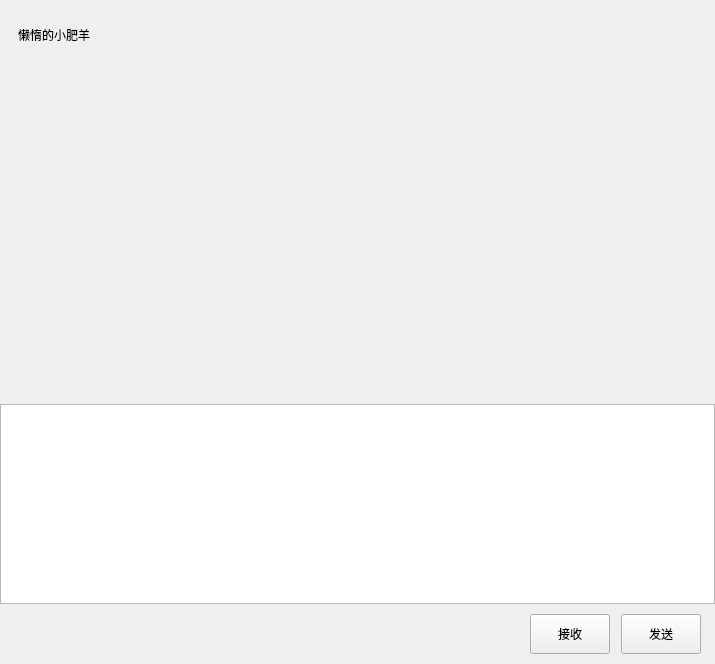
<?xml version="1.0" encoding="UTF-8"?>
<ui version="4.0">
 <class>ChatPage</class>
 <widget class="QWidget" name="ChatPage">
  <property name="geometry">
   <rect>
    <x>0</x>
    <y>0</y>
    <width>715</width>
    <height>664</height>
   </rect>
  </property>
  <property name="windowTitle">
   <string>Form</string>
  </property>
  <layout class="QHBoxLayout" name="horizontalLayout">
   <property name="spacing">
    <number>0</number>
   </property>
   <property name="leftMargin">
    <number>0</number>
   </property>
   <property name="topMargin">
    <number>0</number>
   </property>
   <property name="rightMargin">
    <number>0</number>
   </property>
   <property name="bottomMargin">
    <number>0</number>
   </property>
   <item>
    <widget class="QWidget" name="widget_3" native="true">
     <layout class="QVBoxLayout" name="verticalLayout_4">
      <property name="spacing">
       <number>0</number>
      </property>
      <property name="leftMargin">
       <number>0</number>
      </property>
      <property name="topMargin">
       <number>0</number>
      </property>
      <property name="rightMargin">
       <number>0</number>
      </property>
      <property name="bottomMargin">
       <number>0</number>
      </property>
      <item>
       <widget class="QWidget" name="title_widget" native="true">
        <property name="minimumSize">
         <size>
          <width>0</width>
          <height>60</height>
         </size>
        </property>
        <property name="maximumSize">
         <size>
          <width>16777215</width>
          <height>60</height>
         </size>
        </property>
        <layout class="QHBoxLayout" name="horizontalLayout_3">
         <property name="spacing">
          <number>0</number>
         </property>
         <property name="bottomMargin">
          <number>0</number>
         </property>
         <item>
          <widget class="QWidget" name="widget_7" native="true">
           <layout class="QHBoxLayout" name="horizontalLayout_4">
            <item>
             <widget class="QLabel" name="title_label">
              <property name="text">
               <string>懒惰的小肥羊</string>
              </property>
             </widget>
            </item>
           </layout>
          </widget>
         </item>
        </layout>
       </widget>
      </item>
      <item>
       <widget class="ChatView" name="chat_data_wid" native="true"/>
      </item>
      <item>
       <widget class="QWidget" name="tool_wid" native="true">
        <property name="minimumSize">
         <size>
          <width>0</width>
          <height>60</height>
         </size>
        </property>
        <property name="maximumSize">
         <size>
          <width>16777215</width>
          <height>60</height>
         </size>
        </property>
        <layout class="QHBoxLayout" name="horizontalLayout_2">
         <item>
          <widget class="ClickedLabel" name="emo_lb">
           <property name="minimumSize">
            <size>
             <width>40</width>
             <height>40</height>
            </size>
           </property>
           <property name="maximumSize">
            <size>
             <width>40</width>
             <height>40</height>
            </size>
           </property>
           <property name="text">
            <string/>
           </property>
          </widget>
         </item>
         <item>
          <widget class="ClickedLabel" name="file_lb">
           <property name="minimumSize">
            <size>
             <width>40</width>
             <height>40</height>
            </size>
           </property>
           <property name="maximumSize">
            <size>
             <width>40</width>
             <height>40</height>
            </size>
           </property>
           <property name="text">
            <string/>
           </property>
          </widget>
         </item>
         <item>
          <spacer name="horizontalSpacer">
           <property name="orientation">
            <enum>Qt::Horizontal</enum>
           </property>
           <property name="sizeHint" stdset="0">
            <size>
             <width>40</width>
             <height>20</height>
            </size>
           </property>
          </spacer>
         </item>
        </layout>
       </widget>
      </item>
      <item>
       <widget class="MessageTextEdit" name="chatEdit">
        <property name="minimumSize">
         <size>
          <width>0</width>
          <height>200</height>
         </size>
        </property>
        <property name="maximumSize">
         <size>
          <width>16777215</width>
          <height>200</height>
         </size>
        </property>
       </widget>
      </item>
      <item>
       <widget class="QWidget" name="send_wid" native="true">
        <property name="minimumSize">
         <size>
          <width>0</width>
          <height>60</height>
         </size>
        </property>
        <property name="maximumSize">
         <size>
          <width>16777215</width>
          <height>60</height>
         </size>
        </property>
        <layout class="QHBoxLayout" name="horizontalLayout_5">
         <item>
          <spacer name="horizontalSpacer_2">
           <property name="orientation">
            <enum>Qt::Horizontal</enum>
           </property>
           <property name="sizeHint" stdset="0">
            <size>
             <width>40</width>
             <height>20</height>
            </size>
           </property>
          </spacer>
         </item>
         <item>
          <widget class="ClickedBtn" name="receive_btn">
           <property name="minimumSize">
            <size>
             <width>80</width>
             <height>40</height>
            </size>
           </property>
           <property name="maximumSize">
            <size>
             <width>80</width>
             <height>40</height>
            </size>
           </property>
           <property name="text">
            <string>接收</string>
           </property>
          </widget>
         </item>
         <item>
          <spacer name="horizontalSpacer_3">
           <property name="orientation">
            <enum>Qt::Horizontal</enum>
           </property>
           <property name="sizeType">
            <enum>QSizePolicy::Fixed</enum>
           </property>
           <property name="sizeHint" stdset="0">
            <size>
             <width>5</width>
             <height>20</height>
            </size>
           </property>
          </spacer>
         </item>
         <item>
          <widget class="ClickedBtn" name="send_btn">
           <property name="minimumSize">
            <size>
             <width>80</width>
             <height>40</height>
            </size>
           </property>
           <property name="maximumSize">
            <size>
             <width>80</width>
             <height>40</height>
            </size>
           </property>
           <property name="text">
            <string>发送</string>
           </property>
          </widget>
         </item>
         <item>
          <spacer name="horizontalSpacer_4">
           <property name="orientation">
            <enum>Qt::Horizontal</enum>
           </property>
           <property name="sizeType">
            <enum>QSizePolicy::Fixed</enum>
           </property>
           <property name="sizeHint" stdset="0">
            <size>
             <width>5</width>
             <height>20</height>
            </size>
           </property>
          </spacer>
         </item>
        </layout>
       </widget>
      </item>
     </layout>
    </widget>
   </item>
  </layout>
 </widget>
 <customwidgets>
  <customwidget>
   <class>ClickedBtn</class>
   <extends>QPushButton</extends>
   <header location="global">clickedbtn.h</header>
  </customwidget>
  <customwidget>
   <class>ClickedLabel</class>
   <extends>QLabel</extends>
   <header>clickedlabel.h</header>
  </customwidget>
  <customwidget>
   <class>ChatView</class>
   <extends>QWidget</extends>
   <header>chatview.h</header>
   <container>1</container>
  </customwidget>
  <customwidget>
   <class>MessageTextEdit</class>
   <extends>QTextEdit</extends>
   <header>messagetextedit.h</header>
  </customwidget>
 </customwidgets>
 <resources/>
 <connections/>
</ui>
